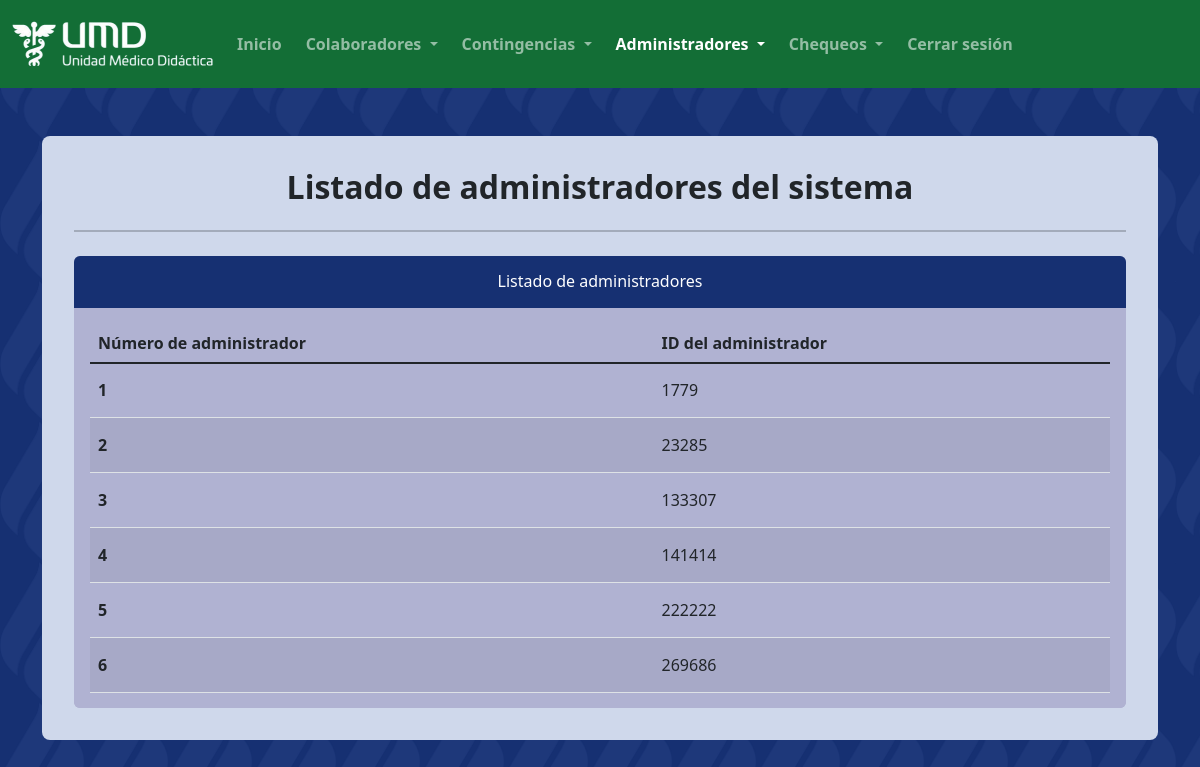
/administrador/consulta_administradores/listado_administradores.php (signed in), run on an earlier commit of the app's database.
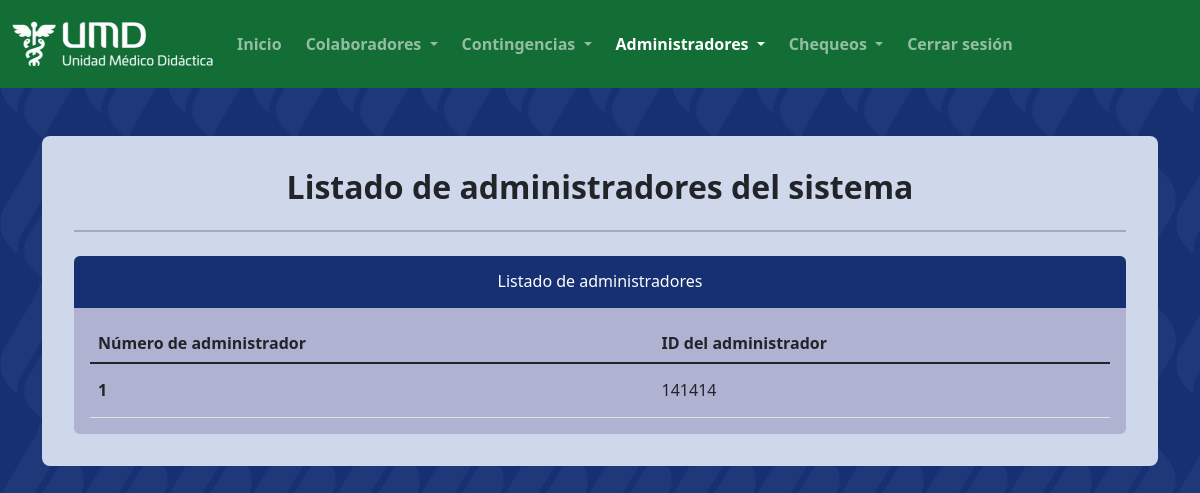
And on a later commit of the database.
### tables this page shows
CREATE TABLE `coordinador` (
  `ID` int(10) UNSIGNED NOT NULL,
  `clave` varchar(100) NOT NULL
);

### administrador/consulta_administradores/listado_administradores.php (the view, shortened to what this page needs)
<?php
    $conexion_base = new mysqli("localhost", "root", "", "checadorumd");
    $administradores = $conexion_base->query("SELECT * FROM coordinador;");
?>
<html lang="es" class="invisible">
    <head>
        <link rel="stylesheet" href="../../css/clases_globales.css">
        <link rel="stylesheet" href="../../css/estilos_administradores.css">
        <link rel="stylesheet" href="../../css/bootstrap/bootstrap-icons.css">
        <link rel="stylesheet" href="../../css/bootstrap/bootstrap.min.css">
    </head>
    <body class="fondo-pantone-azul-oscuro">
        <?php
            include("../componentes_paginas/barra_navegacion.php");
        ?>
        <div class="mx-2 mx-md-0">
            <div class="container-xl my-5">
                <div class="jumbotron fondo-pantone-azul-claro">
                    <h1 class="fs-2 fw-semibold text-center">
                        Listado de administradores del sistema
                    </h1>
                    <hr class="my-4 border border-1 border-dark">
                    <?php
                    if(isset($administradores) && @$administradores->num_rows > 0) {
                    ?>
                    <div class="rounded-2 text-center fondo-pantone-azul-intermedio mx-auto">
                        <h6 class="text-center text-white fondo-pantone-azul-oscuro py-3 rounded-top mb-0 px-3">
                            Listado de administradores
                        </h6>
                        <div class="table-responsive fondo-pantone-azul-intermedio rounded tabla-desglose p-3">
                            <table class="table table-striped mb-0">
                                <thead>
                                    <tr">
                                        <th scope="col"> Número de administrador </th>
                                        <th scope="col"> ID del administrador </th>
                                </thead>
                                <tbody class="table-group-divider">
                                    <tr>
                                        <?php
                                        $numero_administrador = 0;
                                        while($administrador = $administradores->fetch_row()) {
                                            echo "<tr> ";
                                            echo "<th scope='row' class='py-3'> " . ++$numero_administrador . " </th> ";
                                            echo "<td class='py-3'> " . $administrador[0] .  " </td> ";
                                            echo " </tr>";
                                        }
                                        ?>
                                    </tr>
                                </tbody>
                            </table>
                            <?php
                            }
                            else {
                            ?>
                                <p class="mb-0 fs-5 fw-semibold py-3 text-center">
                                    No hay administradores registrados en el sistema
                                </p>
                            <?php
                            }
                            ?>
                        </div>
                    </div>
                </div>
            </div>
        </div>
    </body>
</html>

### administrador/componentes_paginas/barra_navegacion.php (shortened to what this page needs)
<nav class="navbar sticky-top mt-0 navbar-expand-lg navbar-dark fondo-pantone-verde-muy-oscuro py-lg-3">
    <div class="container-fluid">
        <a class="navbar-brand">
            <img id="logouaa-umd">
        </a>
        <div class="collapse navbar-collapse" id="navbarSupportedContent">
            <ul class="navbar-nav me-auto mb-2 mb-lg-0">
                <li class="nav-item me-0 me-lg-2">
                    <a class="nav-link fw-semibold <?php if(basename($_SERVER['SCRIPT_FILENAME']) == "menu_administrador.php")
                    echo "active"; else echo "\" href=\"../menu_principal/menu_administrador.php"?>"
                    aria-current="page">
                        Inicio
                    </a>
                </li>
                <li class="nav-item dropdown me-0 me-lg-2">
                    <a class="nav-link dropdown-toggle fw-semibold
                    <?php if(basename($_SERVER['SCRIPT_FILENAME']) == "listado_colaboradores.php"
                    || basename($_SERVER['SCRIPT_FILENAME']) == "adicion_colaborador.php"
                    || basename($_SERVER['SCRIPT_FILENAME']) == "modificacion_colaborador.php"
                    || basename($_SERVER['SCRIPT_FILENAME']) == "eliminacion_colaborador.php"
                    || basename($_SERVER['SCRIPT_FILENAME']) == "desbloquear_ID.php"
                    || basename($_SERVER['SCRIPT_FILENAME']) == "bloquear_ID.php"
                    || basename($_SERVER['SCRIPT_FILENAME']) == "reporte_horas.php")
                    echo "active"?>"
                    role="button" data-bs-toggle="dropdown" aria-expanded="false">
                        Colaboradores
                    </a>
                </li>
                <li class="nav-item dropdown me-0 me-lg-2">
                    <a class="nav-link dropdown-toggle fw-semibold
                    <?php if(basename($_SERVER['SCRIPT_FILENAME']) == "listado_contingencias.php"
                    || basename($_SERVER['SCRIPT_FILENAME']) == "adicion_contingencia.php"
                    || basename($_SERVER['SCRIPT_FILENAME']) == "modificacion_contingencia.php"
                    || basename($_SERVER['SCRIPT_FILENAME']) == "eliminacion_contingencia.php")
                    echo "active"?>"
                    role="button" data-bs-toggle="dropdown" aria-expanded="false">
                        Contingencias
                    </a>
                </li>
                <li class="nav-item dropdown me-0 me-lg-2">
                    <a class="nav-link dropdown-toggle fw-semibold
                    <?php if(basename($_SERVER['SCRIPT_FILENAME']) == "listado_administradores.php"
                    || basename($_SERVER['SCRIPT_FILENAME']) == "adicion_administrador.php"
                    || basename($_SERVER['SCRIPT_FILENAME']) == "modificacion_administrador.php"
                    || basename($_SERVER['SCRIPT_FILENAME']) == "eliminacion_administrador.php")
                    echo "active"?>"
                    role="button" data-bs-toggle="dropdown" aria-expanded="false">
                        Administradores
                    </a>
                </li>
                <li class="nav-item dropdown me-0 me-lg-2">
                    <a class="nav-link dropdown-toggle fw-semibold
                    <?php if(basename($_SERVER['SCRIPT_FILENAME']) == "adicion_chequeo.php"
                    || basename($_SERVER['SCRIPT_FILENAME']) == "modificacion_chequeo.php"
                    || basename($_SERVER['SCRIPT_FILENAME']) == "eliminacion_chequeo.php")
                    echo "active"?>"
                    role="button" data-bs-toggle="dropdown" aria-expanded="false">
                        Chequeos
                    </a>
                </li>
                <li class="nav-item">
                    <form method="POST" id="formulario" action="../gestion_sesion/cerrar_sesion.php"
                    class="mb-0">
                        <a class="nav-link fw-semibold" id="cierre-sesion" href="#">
                            Cerrar sesión
                        </a>
                    </form>
                </li>
            </ul>
        </div>
    </div>
</nav>

### css/clases_globales.css (style rules this page uses)
body { background-image: url("../img/iconouaa.png"); background-repeat: repeat; background-size: clamp(50px, 7vw, 300px); scroll-behavior: auto !important; }
.fondo-pantone-azul-claro { background-color: rgb(207, 216, 235); }
.fondo-pantone-azul-intermedio { background-color: rgb(176, 178, 210); }
.fondo-pantone-azul-oscuro { background-color: rgb(22, 48, 114); }
.fondo-pantone-verde-muy-oscuro { background-color: rgb(19, 110, 54); }
.tabla-desglose { max-height: 400px; }

### css/estilos_administradores.css (style rules this page uses)
@media screen and (min-width: 576px) { #logouaa-umd { content: url(../img/logoUMD-reducido.png); } }
.active { cursor: default; }
.jumbotron { padding: 2rem; margin-bottom: 2rem; border-radius: .5rem; }

What changed in the data, as far as the page shows it:
removed coordinador: ID "1779"
removed coordinador: ID "23285"
removed coordinador: ID "133307"
removed coordinador: ID "222222"
removed coordinador: ID "269686"
